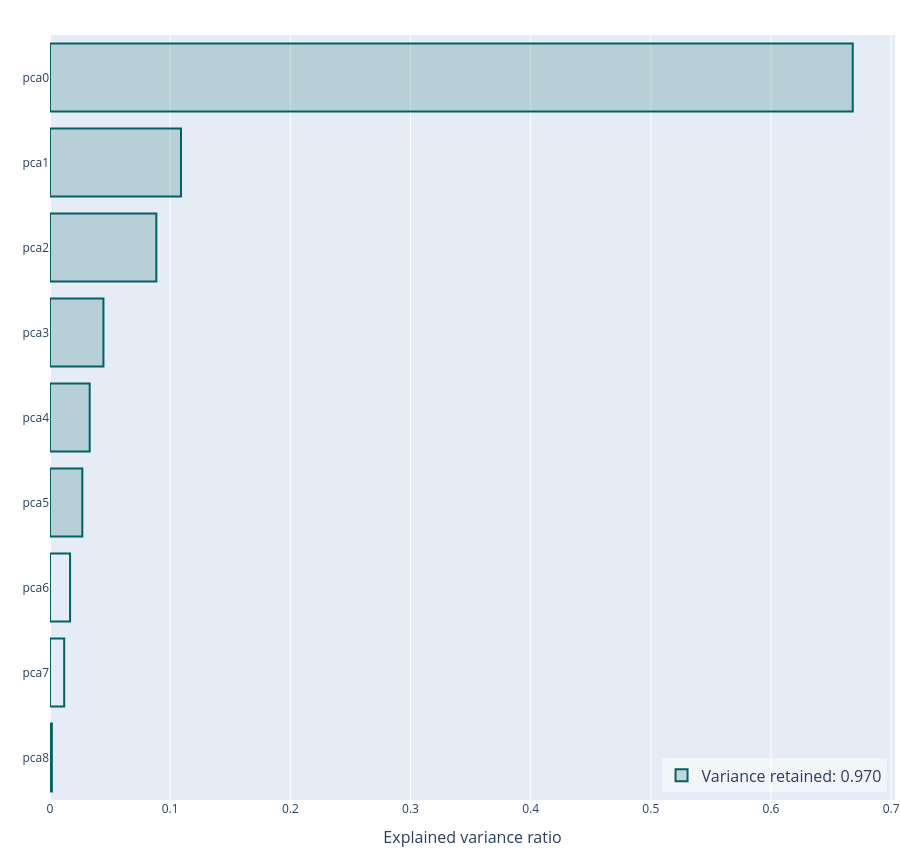

This figure's notebook cell:
### Code cell
experionml.plot_components()

### Figure 1 — Plotly figure (JSON) as saved in the notebook; plotly's stock layout.template omitted (floating-point values rounded to 4 significant figures)
{"data": [{"hovertemplate": "%{x}<extra></extra>", "legendgroup": "components", "marker": {"color": ["rgba(0, 98, 98, 0.2)", "rgba(0, 98, 98, 0.2)", "rgba(0, 98, 98, 0.2)", "rgba(0, 98, 98, 0.2)", "rgba(0, 98, 98, 0.2)", "rgba(0, 98, 98, 0.2)", "rgba(0, 98, 98, 0)", "rgba(0, 98, 98, 0)", "rgba(0, 98, 98, 0)"], "line": {"color": "rgb(0, 98, 98)", "width": 2}}, "name": "Variance retained: 0.970", "orientation": "h", "showlegend": true, "type": "bar", "x": [0.6681, 0.109, 0.08847, 0.04447, 0.03303, 0.02689, 0.0167, 0.01181, 0.001557], "xaxis": "x", "y": ["pca0", "pca1", "pca2", "pca3", "pca4", "pca5", "pca6", "pca7", "pca8"], "yaxis": "y"}], "layout": {"font": {"size": 12}, "height": 850, "hoverlabel": {"font": {"size": 16}}, "legend": {"bgcolor": "rgba(255, 255, 255, 0.5)", "font": {"size": 16}, "groupclick": "toggleitem", "traceorder": "grouped", "x": 0.99, "xanchor": "right", "y": 0.01, "yanchor": "bottom"}, "margin": {"b": 50, "l": 50, "pad": 0, "r": 0, "t": 35}, "showlegend": true, "title": {"font": {"size": 24}, "pad": {"b": 15, "t": 15}, "x": 0.5, "xanchor": "center", "xref": "paper", "y": 1, "yanchor": "top"}, "width": 900, "xaxis": {"anchor": "y", "automargin": true, "domain": [0.0, 1.0], "title": {"font": {"size": 16}, "text": "Explained variance ratio"}}, "yaxis": {"anchor": "x", "automargin": true, "categoryorder": "total ascending", "domain": [0.0, 1.0], "range": [-0.5, 8.5], "title": {"font": {"size": 16}}}}}
